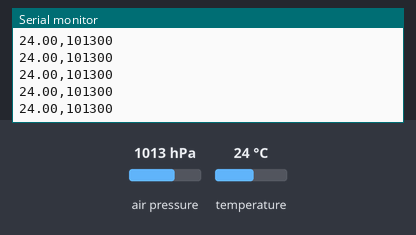
A sketch run on a simulated Arduino Uno, built with avr-gcc and run on an emulated ATmega328P. On the bench: the last lines printed to the serial monitor. Inputs (shaded band) come from the test bench; at power-on: air pressure 1013 hPa, temperature 24 °C.

Above: at 1.2 s.
1.3 s: air pressure set to 952 hPa
At 1.36 s:
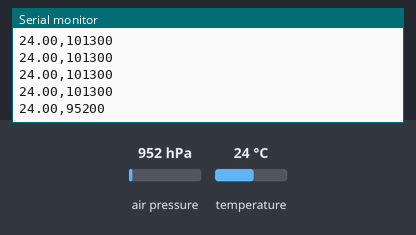
2.8 s: temperature set to 12 °C
At 2.81 s:
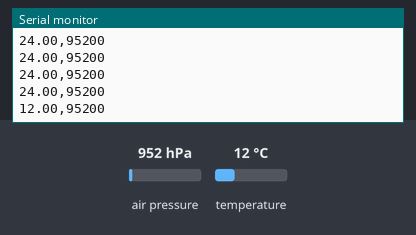
4.3 s: air pressure set to 975 hPa
At 4.33 s:
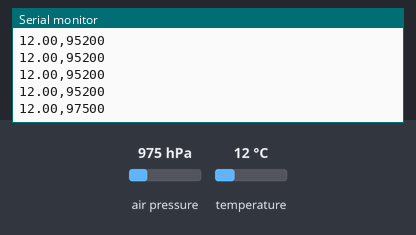
5.8 s: air pressure set to 1000 hPa
At 5.84 s:
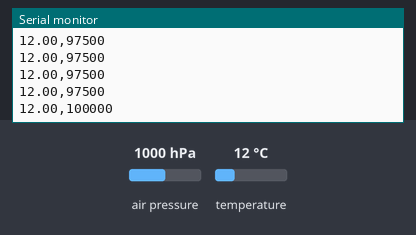
Timing chart, 0 to 8.8 s (numbered marks = the images above; inputs shaded):
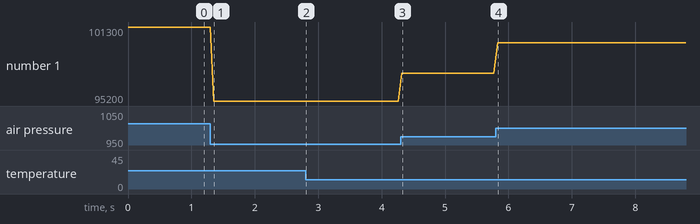

Measured:
- after the input at 1.3 s, the serial monitor: prints a new line after 0.05 s (image 1)
- after the input at 2.8 s, the serial monitor: prints a new line at once (image 2)
- after the input at 4.3 s, the serial monitor: prints a new line at once (image 3)
- after the input at 5.8 s, the serial monitor: prints a new line at once (image 4)
- plotted number 1: 101300 → 95200 after the input at 1.3 s, 95200 → 97500 after the input at 4.3 s, 97500 → 100000 after the input at 5.8 s

The sketch:

bmp180_nano.ino
```cpp
#include <Wire.h>
#include <Adafruit_BMP085.h>

Adafruit_BMP085 bmp;

void setup() {
  Serial.begin(9600);
  Wire.begin();
  if (!bmp.begin()) {
    Serial.println("Sensor 2 not found!");
    while (1);
  }
}


void loop() {
  float T2 = bmp.readTemperature();      // °C
  float P2 = bmp.readPressure();         // Pa

  Serial.print(T2, 2);   Serial.print(',');   // <-- 5 Hz instead of 1 Hz
  Serial.println(P2, 0);

  delay(50);                             // 0.2 s ≈ 5 samples s-1
}
```
